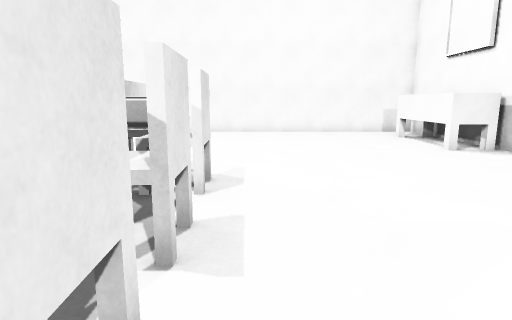
view 1 (above)

16 first-person views from a walk through a Unity game level. The camera is 1.5 m above the floor, tilts 10° down and sees 75° across. The floor is counted in squares, 1 m on a side. Each view is taken from the middle of a square. On the plan, view 1 faces up. The plan holds only what a view shows up to about 15 squares ahead; the rest is blank. The player is left out.

view 2
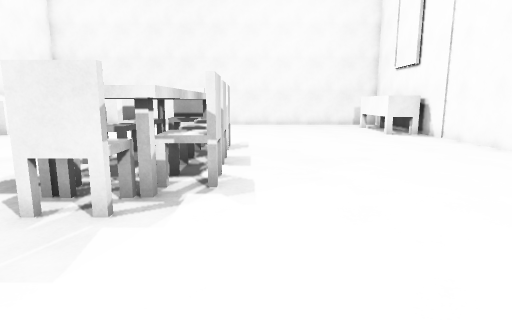

view 3
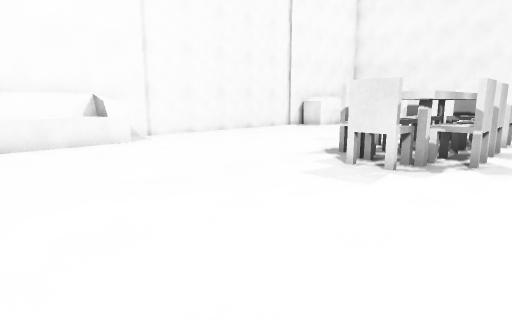

view 4
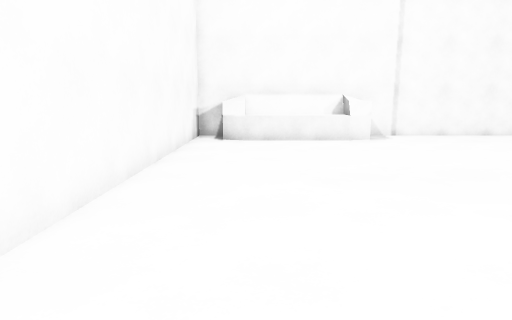

view 5
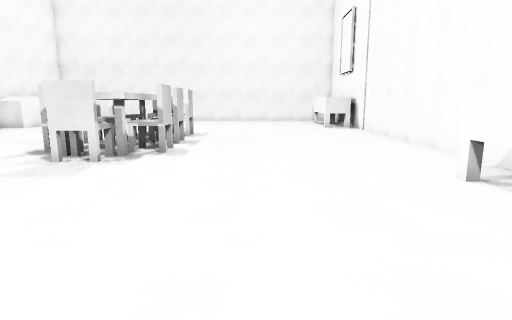

view 6
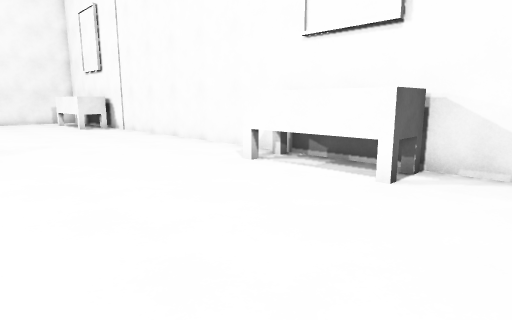

view 7
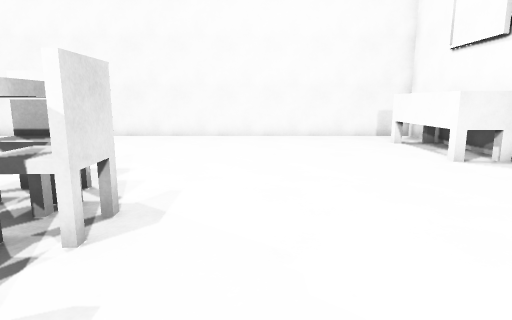

view 8
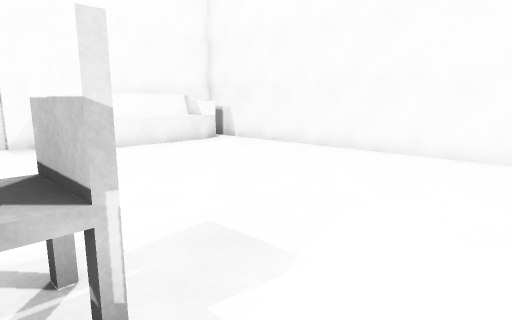

view 9
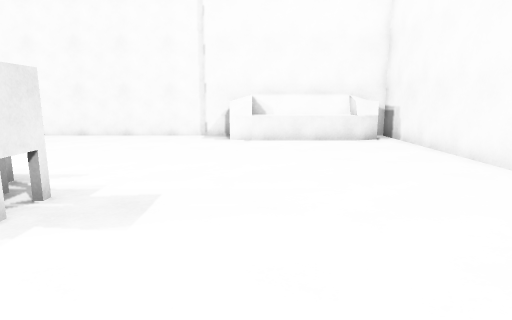

view 10
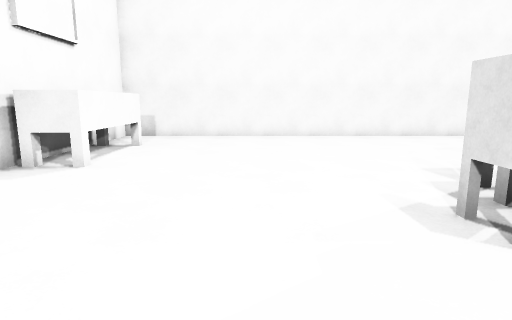

view 11
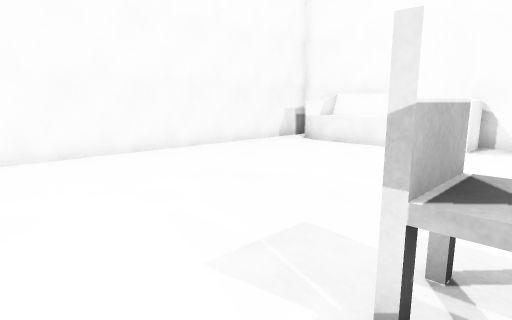

view 12
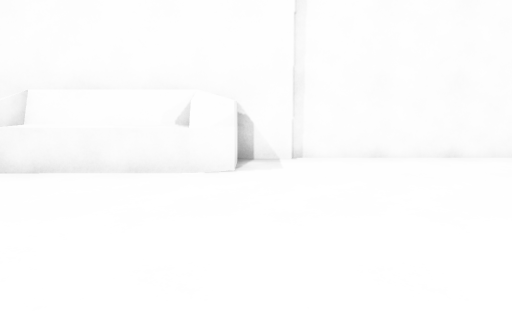

view 13
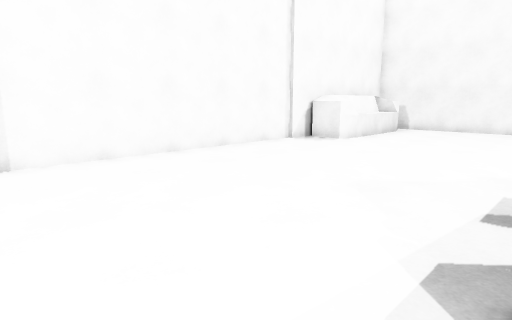

view 14
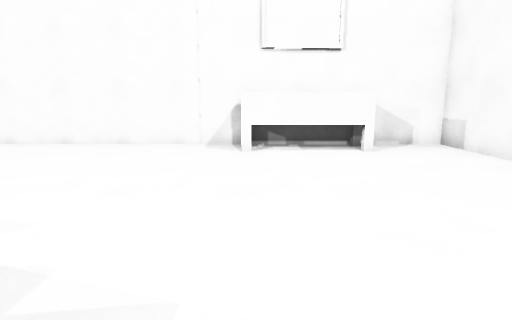

view 15
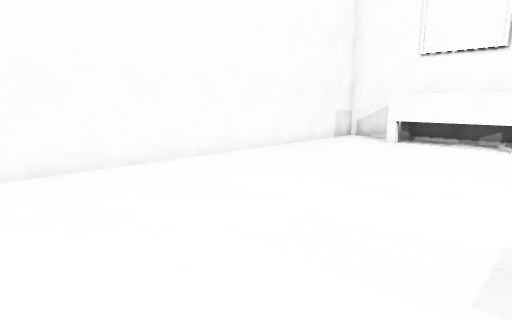

view 16
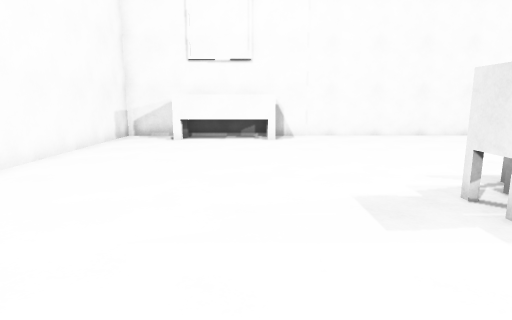

### Floor plan
Key: @ floor where view 1 was taken; # wall or solid block; . floor; ^ raised ledge.
Columns run from 13 left of view 1 to 8 right of it. Each row starts with its distance up from view 1.
 17 ######################
 16 #^...................#
 15  #^..................#
 14  #^................###
 13  #^................###
 12  #^................###
 11  #^................###
 10 #^^................###
  9 #....................#
  8 #.........##.........#
  7 #.........^^.........#
  6 #........^^^^........#
  5 #........^^^^........#
  4 #........^^^^........#
  3 #........^^^^........#
  2 #........^^^^........#
  1 #........^^^^........#
  0 #.........^^.@.......#
 -1 #.........##.........#
 -2 #....................#
 -3 ##^................###
 -4  #^................###
 -5  #^................###
 -6  #^................###
 -7  #^..................#
 -8 # ^..................#
 -9 #....................#
-10 ######################

Where each view was taken, in squares from view 1:
view 1: 0 up, 0 right, facing up
view 2: 5 down, 0 right, facing up
view 3: 8 down, 1 right, facing up-left
view 4: 7 down, 2 right, facing left
view 5: 9 down, 2 right, facing up
view 6: 9 down, 0 right, facing up-right
view 7: 2 up, 1 right, facing up
view 8: 7 up, 0 right, facing up-left
view 9: 11 up, 2 right, facing left
view 10: 5 up, 2 right, facing down
view 11: 0 up, 0 right, facing down-left
view 12: 2 down, 4 left, facing left
view 13: 2 down, 4 left, facing up-left
view 14: 3 down, 4 left, facing right
view 15: 9 up, 6 left, facing up-right
view 16: 11 up, 7 left, facing right
